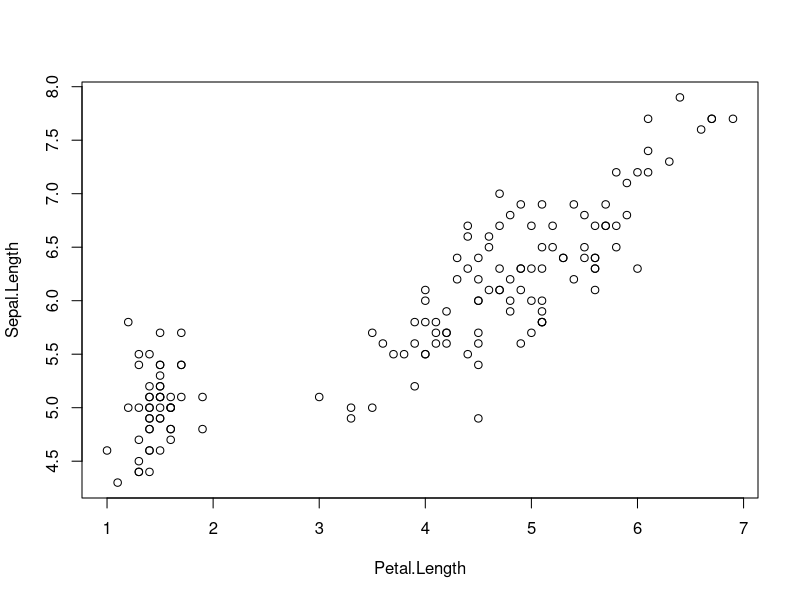

Source code (R):
## ---- chunk 1
summary(iris)
## ---- chunk 2
with(iris, plot(Petal.Length, Sepal.Length))
